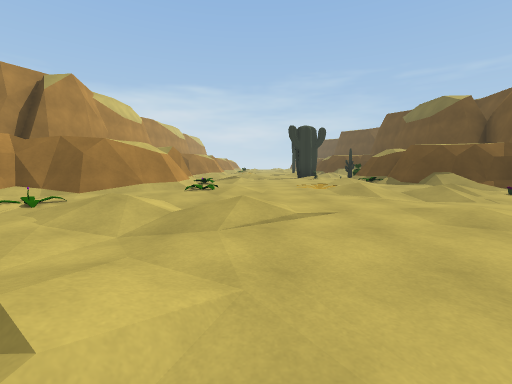
View 1 (above)

19 first-person views from a walk through a 3-D level made in the Unity game engine. The camera is 1.2 m above the floor, tilts 6° down and sees 90° across. The floor is counted in squares, 2 m on a side. Each view is taken from the middle of a square. On the plan, view 1 faces up. The plan holds only what a view shows up to about 9 squares ahead; the rest is blank. The place goes on beyond the plan.

View 2
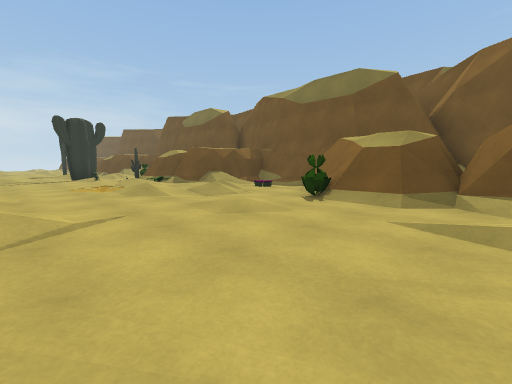

View 3
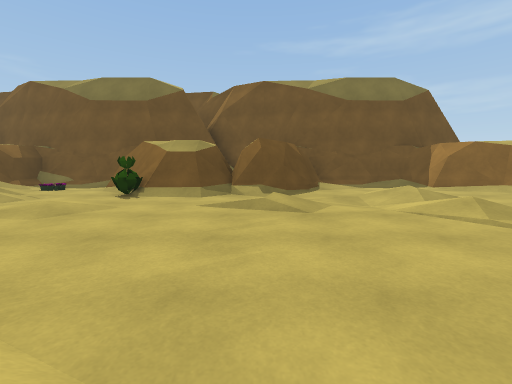

View 4
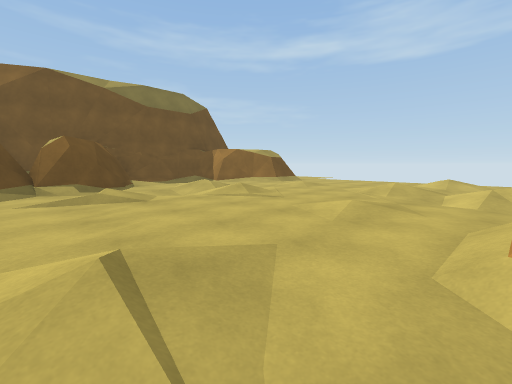

View 5
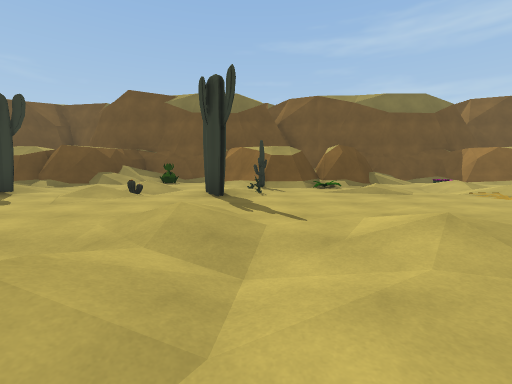

View 6
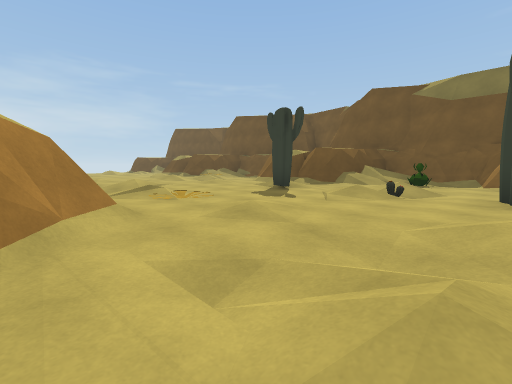

View 7
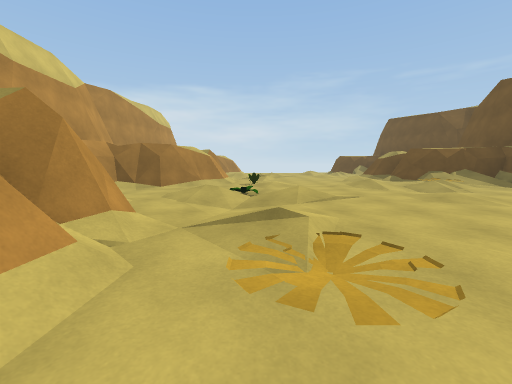

View 8
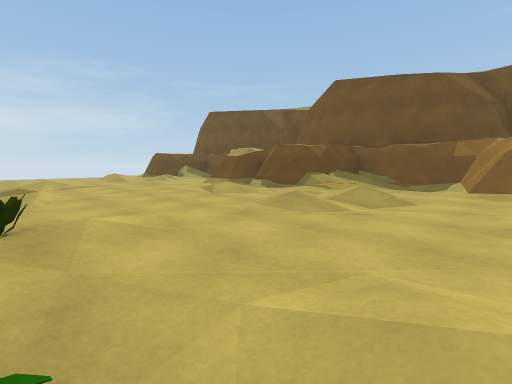

View 9
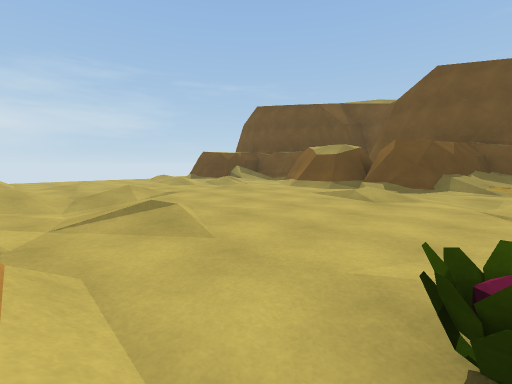

View 10
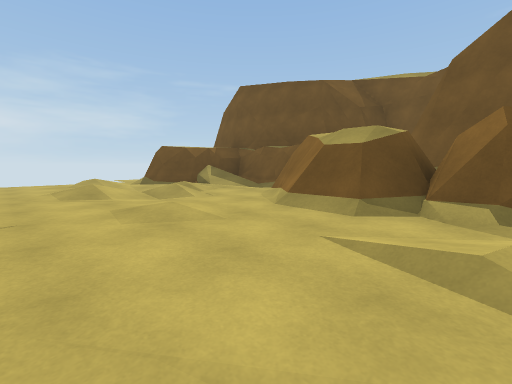

View 11
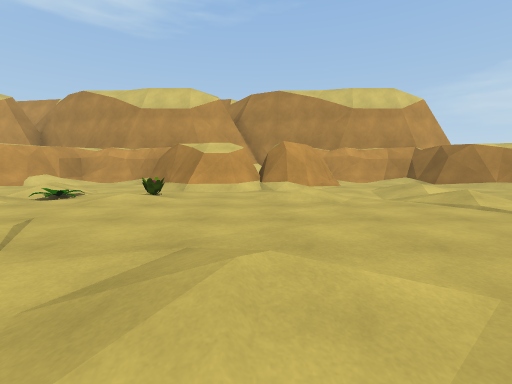

View 12
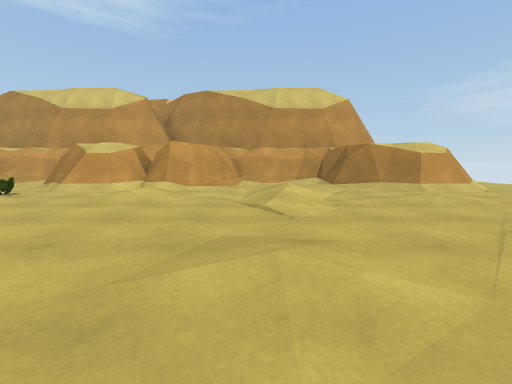

View 13
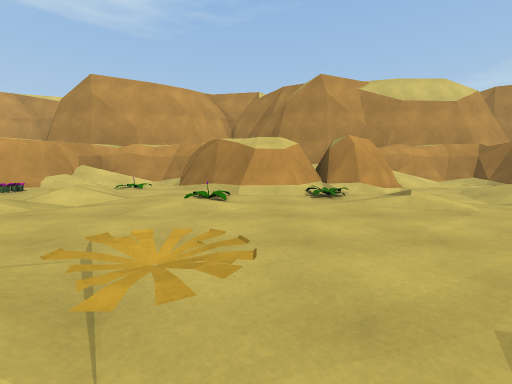

View 14
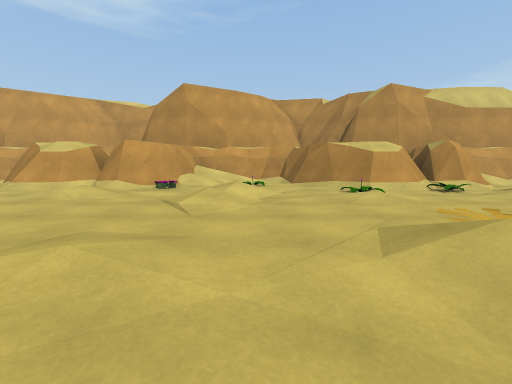

View 15
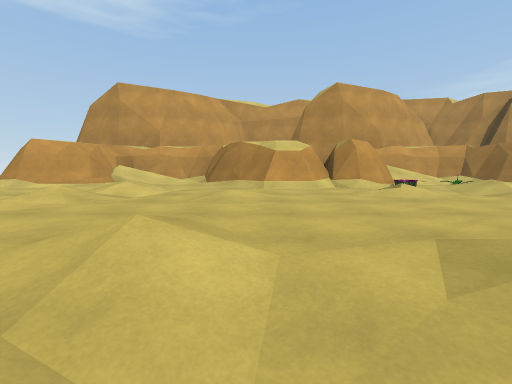

View 16
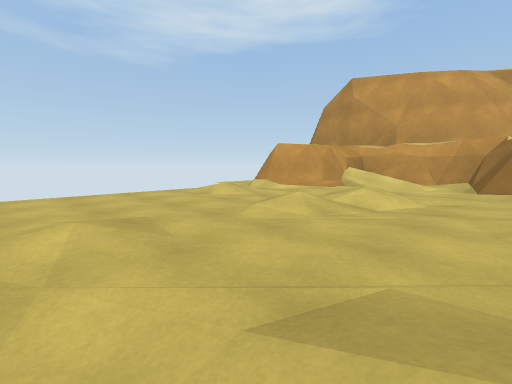

View 17
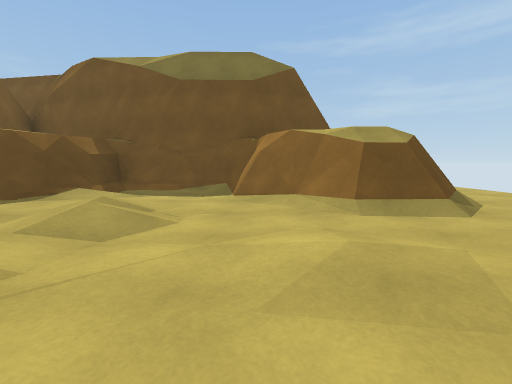

View 18
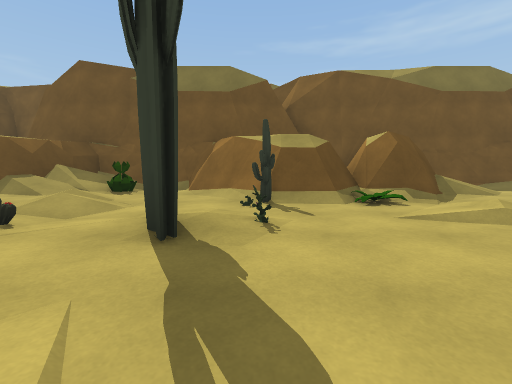

View 19
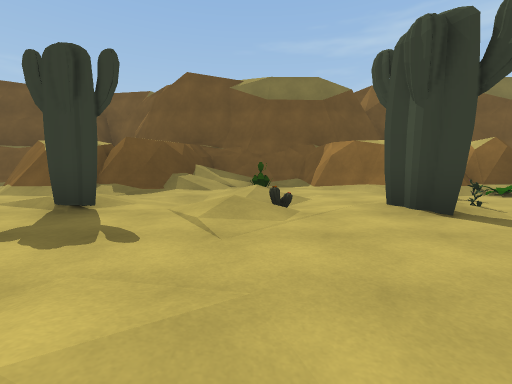

### Floor plan
Key: @ floor where view 1 was taken; # wall or solid block; . main floor; : floor 0.25 m higher than the main floor; - floor 0.25 m lower than the main floor; + floor 0.5 m higher than the main floor; / step, stairs or slope; = window, fence, low wall or low ledge; ^ raised ledge; O other object.
Columns run from 5 left of view 1 to 7 right of it. Each row starts with its distance up from view 1.
 35   .
 34   ... .. .#
 33   ##....:.###
 32   ##......./#
 31 ###....:.:./#
 30 #/......-...#
 29 #../.......##
 28 #..../....##
 27 ##/....../##
 26  ##.:..../##
 25  ##.....:.##
 24  ##/....../##
 23  ##/O.....O/#
 22 ##/....:.:.:#
 21 #../O.......#
 20 #..:.:..../##
 19 ##/.-..../##
 18  ##....../#
 17   #...../.#
 16   #/O..O..###
 15  ##/......//#
 14 ##/....:.+O+#
 13 #...-.......#
 12 #O.:.:.O../##
 11 #/..-..O.O##
 10 ###....../##
  9  ##.:....O##
  8   #O....:.##
  7   #:....../##
  6  ##.O..O....#
  5 ##......-:O.#
  4 #O./-......##
  3 #/.:.:...O##
  2 #^/O...../#
  1  ##.:..../#
  0  ##=.@..:.##
 -1   ##......###
 -2  ##/......./#
 -3 ##/....:.:..#
 -4 #..--.......#
 -5 #/.+.:..../##
 -6 #/..-..../##
 -7 ###....../#
 -8   #./.....#
 -9   =

Positions as (right, up) in squares from view 1, and headings:
1: (0, 0), facing up
2: (0, 0), facing up-right
3: (-1, 0), facing right
4: (-2, 1), facing down-right
5: (-3, 11), facing right
6: (-3, 12), facing up-right
7: (-1, 15), facing up
8: (-1, 20), facing up-right
9: (-2, 23), facing up-right
10: (1, 25), facing up-right
11: (4, 25), facing left
12: (4, 28), facing left
13: (3, 7), facing left
14: (4, 4), facing left
15: (4, -2), facing left
16: (3, -3), facing down-left
17: (1, -5), facing right
18: (0, 11), facing right
19: (-1, 14), facing right
